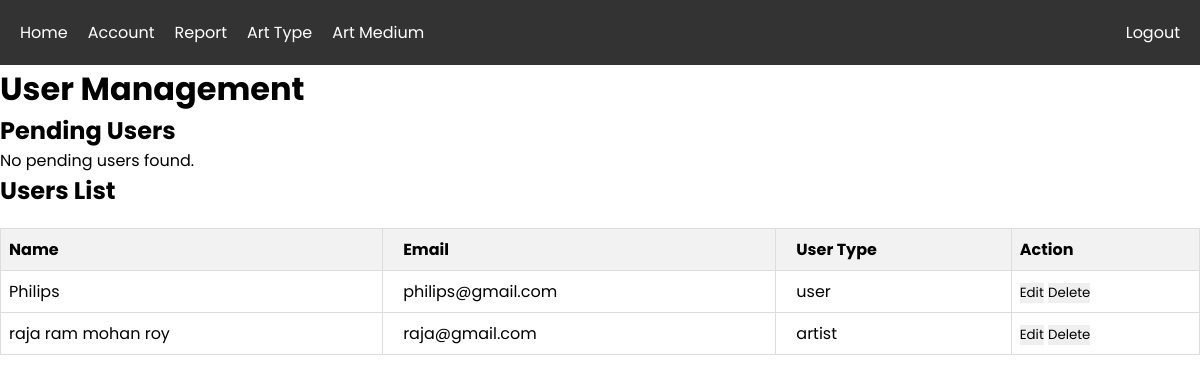
The page /account.php (signed in) on the database its author committed.
### tables this page shows
CREATE TABLE `user_form` (
  `id` int(11) NOT NULL,
  `name` varchar(255) NOT NULL,
  `email` varchar(255) NOT NULL,
  `password` varchar(255) NOT NULL,
  `user_type` varchar(50) NOT NULL,
  `user_verified` char(1) NOT NULL
);

### account.php (the view, shortened to what this page needs)
<?php
@include 'navbar.php';
$db_host = 'localhost';
$db_user = 'root';
$db_pass = '';
$db_name = 'dgs';
$connection = mysqli_connect($db_host, $db_user, $db_pass, $db_name);
$pending_users = mysqli_query($connection, "SELECT * FROM user_form WHERE user_verified = 'n'");
$users_query = mysqli_query($connection, "SELECT * FROM user_form WHERE user_type IN ('user', 'artist')");
?>
<!DOCTYPE html>
<html lang="en">
<head>
    <link rel="stylesheet" href="css/style.css">
    <link rel="stylesheet" href="css/style2.css">
</head>
<body>
    <h1>User Management</h1>
    <h2>Pending Users</h2>
    <?php if (mysqli_num_rows($pending_users) > 0): ?>
        <table>
            <tr>
                <th>Name</th>
                <th>Email</th>
                <th>User Type</th>
                <th>Action</th>
            </tr>
            <?php while ($row = mysqli_fetch_assoc($pending_users)): ?>
                <tr>
                    <td><?php echo $row['name']; ?></td>
                    <td><?php echo $row['email']; ?></td>
                    <td><?php echo $row['user_type']; ?></td>
                    <td>
                        <form action="" method="post">
                            <input type="hidden" name="user_id" value="<?php echo $row['id']; ?>">
                            <button type="submit" name="approve">Approve</button>
                            <button type="submit" name="disapprove">Disapprove</button>
                        </form>
                    </td>
                </tr>
            <?php endwhile; ?>
        </table>
    <?php else: ?>
        <p>No pending users found.</p>
    <?php endif; ?>
    <h2>Users List</h2>
    <?php if (mysqli_num_rows($users_query) > 0): ?>
        <table>
            <tr>
                <th>Name</th>
                <th>Email</th>
                <th>User Type</th>
                <th>Action</th>
            </tr>
            <?php while ($row = mysqli_fetch_assoc($users_query)): ?>
                <tr>
                    <td><?php echo $row['name']; ?></td>
                    <td><?php echo $row['email']; ?></td>
                    <td><?php echo $row['user_type']; ?></td>
                    <td>
                        <form action="" method="post">
                            <button type="submit" name="edit">Edit</button>
                            <button type="submit" name="delete">Delete</button>
                        </form>
                    </td>
                </tr>
            <?php endwhile; ?>
        </table>
    <?php else: ?>
        <p>No users found.</p>
    <?php endif; ?>
</body>
</html>

### css/style.css (style rules this page uses)
* { font-family: 'Poppins', sans-serif; margin:0; padding:0; box-sizing: border-box; outline: none; border:none; text-decoration: none; }

### css/style2.css (style rules this page uses)
table { border-collapse: collapse; width: 100%; margin-top: 20px; }
th, td { border: 1px solid #ddd; padding: 8px; text-align: left; }
th { background-color: #f2f2f2; }
th:nth-child(2), td:nth-child(2), th:nth-child(3), td:nth-child(3) { padding-left: 20px; }

### rows shown on the page
user_form: name "Philips", email "philips@gmail.com", user_type "user"
user_form: name "raja ram mohan roy", email "raja@gmail.com", user_type "artist"
